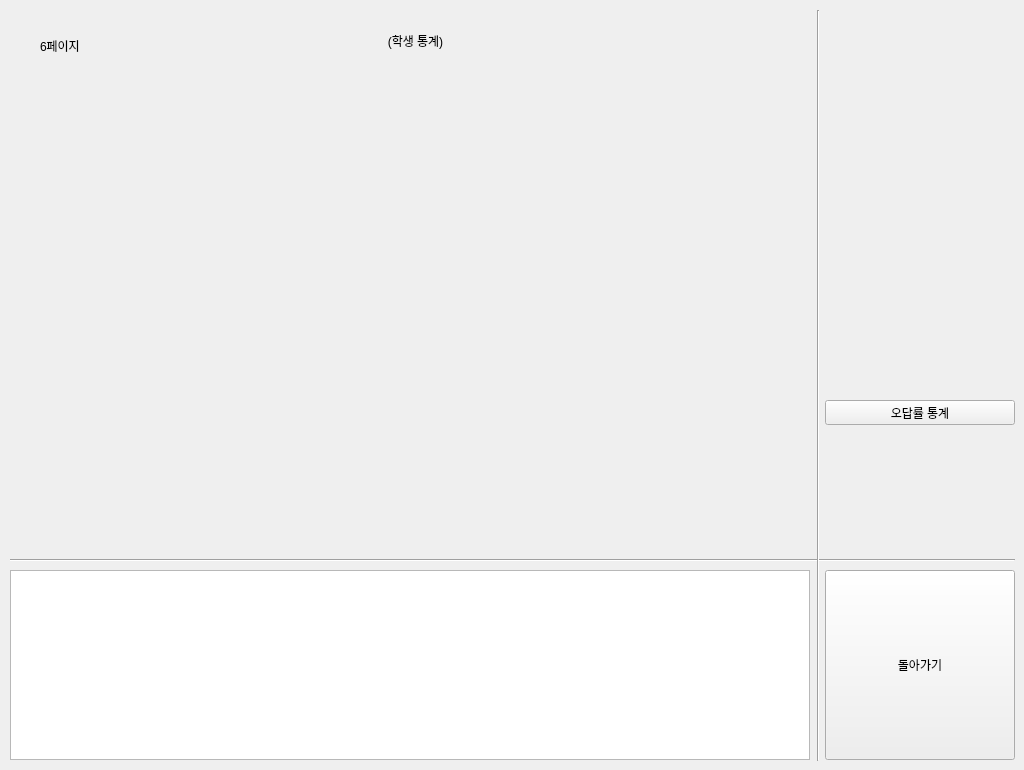
    <widget class="QWidget" name="page_10">
     <widget class="QLabel" name="label_35">
      <property name="geometry">
       <rect>
        <x>40</x>
        <y>30</y>
        <width>81</width>
        <height>31</height>
       </rect>
      </property>
      <property name="text">
       <string>6페이지</string>
      </property>
     </widget>
     <widget class="QLabel" name="label_36">
      <property name="geometry">
       <rect>
        <x>40</x>
        <y>20</y>
        <width>751</width>
        <height>41</height>
       </rect>
      </property>
      <property name="text">
       <string>(학생 통계)</string>
      </property>
      <property name="alignment">
       <set>Qt::AlignCenter</set>
      </property>
     </widget>
     <widget class="QPushButton" name="btn_t_info_show">
      <property name="geometry">
       <rect>
        <x>825</x>
        <y>400</y>
        <width>190</width>
        <height>25</height>
       </rect>
      </property>
      <property name="text">
       <string>오답률 통계</string>
      </property>
     </widget>
     <widget class="QPushButton" name="btn_t_info_back">
      <property name="geometry">
       <rect>
        <x>825</x>
        <y>570</y>
        <width>190</width>
        <height>190</height>
       </rect>
      </property>
      <property name="text">
       <string>돌아가기</string>
      </property>
     </widget>
     <widget class="QTextBrowser" name="textBrowser_10">
      <property name="geometry">
       <rect>
        <x>10</x>
        <y>570</y>
        <width>800</width>
        <height>190</height>
       </rect>
      </property>
      <property name="html">
       <string>&lt;!DOCTYPE HTML PUBLIC &quot;-//W3C//DTD HTML 4.0//EN&quot; &quot;http://www.w3.org/TR/REC-html40/strict.dtd&quot;&gt;
&lt;html&gt;&lt;head&gt;&lt;meta name=&quot;qrichtext&quot; content=&quot;1&quot; /&gt;&lt;style type=&quot;text/css&quot;&gt;
p, li { white-space: pre-wrap; }
&lt;/style&gt;&lt;/head&gt;&lt;body style=&quot; font-family:'Gulim'; font-size:9pt; font-weight:400; font-style:normal;&quot;&gt;
&lt;p style=&quot;-qt-paragraph-type:empty; margin-top:0px; margin-bottom:0px; margin-left:0px; margin-right:0px; -qt-block-indent:0; text-indent:0px; font-family:'Ubuntu'; font-size:11pt;&quot;&gt;&lt;br /&gt;&lt;/p&gt;&lt;/body&gt;&lt;/html&gt;</string>
      </property>
     </widget>
     <widget class="Line" name="line_13">
      <property name="geometry">
       <rect>
        <x>10</x>
        <y>550</y>
        <width>1005</width>
        <height>20</height>
       </rect>
      </property>
      <property name="orientation">
       <enum>Qt::Horizontal</enum>
      </property>
     </widget>
     <widget class="Line" name="line_14">
      <property name="geometry">
       <rect>
        <x>808</x>
        <y>10</y>
        <width>20</width>
        <height>751</height>
       </rect>
      </property>
      <property name="orientation">
       <enum>Qt::Vertical</enum>
      </property>
     </widget>
     <widget class="QWidget" name="gridLayoutWidget">
      <property name="geometry">
       <rect>
        <x>0</x>
        <y>50</y>
        <width>811</width>
        <height>511</height>
       </rect>
      </property>
      <layout class="QGridLayout" name="gridLayout"/>
     </widget>
    </widget>
